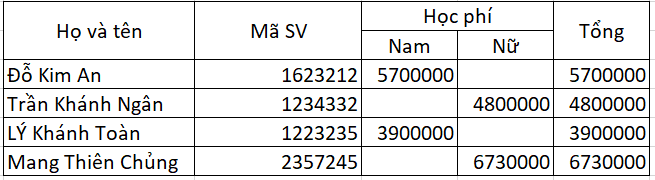
#> input picture 2.png, 655 x 180 px
$ python main.py
#> lines starting #> are read from the running program, lines starting #| are printed output that depends on the picture; after the words box and inside, x2 and y2 are one past the last pixel; in counts of white or black regions, pixels touching at a corner belong together
### helper.py
import cv2
import numpy as np

# [5 lines left out: function show_wait_destroy, not called in this run]

def get_hor(horizontal):
    cols = horizontal.shape[1]
    horizontal_size = cols // 30
    # Create structure element for extracting horizontal lines through morphology operations
    horizontalStructure = cv2.getStructuringElement(cv2.MORPH_RECT, (horizontal_size, 1))
    # Apply morphology operations
    horizontal = cv2.erode(horizontal, horizontalStructure)
    horizontal = cv2.dilate(horizontal, horizontalStructure)
    return horizontal

def get_ver(vertical):
    rows = vertical.shape[0]
    verticalsize = rows // 30
    # Create structure element for extracting vertical lines through morphology operations
    verticalStructure = cv2.getStructuringElement(cv2.MORPH_RECT, (1, verticalsize))
    # Apply morphology operations
    vertical = cv2.erode(vertical, verticalStructure)
    vertical = cv2.dilate(vertical, verticalStructure)

    return vertical

def remove_trash(horizontal, vertical):
    horizontal = horizontal.copy()
    lines = cv2.HoughLinesP(vertical, 1, np.pi/180,  50)
    for line in lines:
        x1, y1, x2, y2 = line[0]
        if abs(y1 - y2) > 20:
            cv2.line(horizontal, (x1, y1), (x2, y2), (255), 1)
    return horizontal

def remove_trash_ver(vertical):
    blank_image = np.zeros(vertical.shape, np.uint8)
    lines = cv2.HoughLinesP(vertical, 1, np.pi/180,  50)
    for line in lines:
        x1, y1, x2, y2 = line[0]
        if abs(y1 - y2) > 20:
            cv2.line(blank_image, (x1, y1), (x2, y2), (255), 1)
    return blank_image

def combine_two_image(horizontal, vertical):
    horizontal = horizontal.copy()
    lines = cv2.HoughLinesP(vertical, 1, np.pi/180,  50)
    for line in lines:
        x1, y1, x2, y2 = line[0]
        cv2.line(horizontal, (x1, y1), (x2, y2), (255), 1)
    return horizontal

def remove_text(path):
#> called with path = '2.png'
    img = cv2.imread(path)
#> img is the input picture: shape (180, 655, 3); mean B, G, R 227, 226.9, 226.9
    gray = cv2.cvtColor(img, cv2.COLOR_BGR2GRAY)
    gray = cv2.bitwise_not(gray)
    bw = cv2.adaptiveThreshold(gray, 255, cv2.ADAPTIVE_THRESH_MEAN_C, \
                            cv2.THRESH_BINARY, 15, -2)
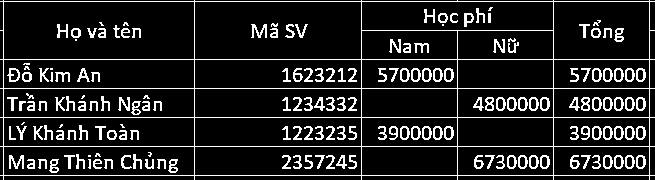
#> bw: shape (180, 655); 12.9% white in thin lines or dots

    horizontal = np.copy(bw)
    vertical = np.copy(bw)

    horizontal = get_hor(horizontal)
#> in get_hor, `horizontal = cv2.erode(horizontal, horizontalStructure)`: horizontal: shape (180, 655); 3.5% white in thin lines or dots
#> in get_hor, `horizontal = cv2.dilate(horizontal, horizontalStructure)`: horizontal: shape (180, 655); 3.5% white in thin lines or dots
    vertical = remove_trash_ver(get_ver(vertical))
#> in get_ver, `vertical = cv2.erode(vertical, verticalStructure)`: vertical: shape (180, 655); 3.1% white in thin lines or dots
#> in get_ver, `vertical = cv2.dilate(vertical, verticalStructure)`:
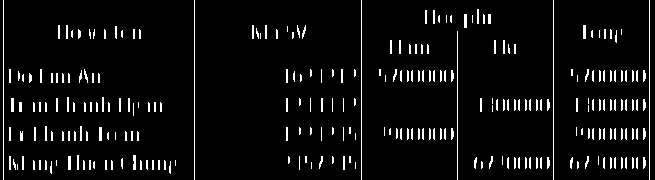
#> vertical: shape (180, 655); 5.3% white in thin lines or dots
#> in remove_trash_ver, `blank_image = np.zeros(vertical.shape, np.uint8)`: blank_image: shape (180, 655); every value is 0
#> in remove_trash_ver, `lines = cv2.HoughLinesP(vertical, 1, np.pi/180,  50)`: lines = 665 rows, first 6: [194, 179, 194, 0], [3, 179, 3, 0], [553, 179, 553, 0], [361, 179, 361, 0], [649, 179, 649, 0], [457, 179, 457, 31]
#> the loop in remove_trash_ver, `for line in lines:` made 665 passes
#> after the loop in remove_trash_ver, `for line in lines:`:
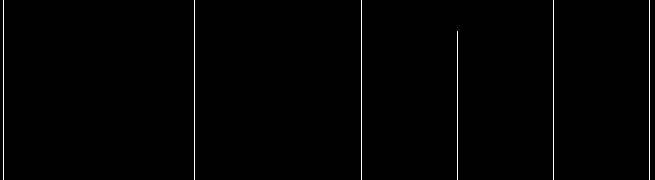
#> blank_image: shape (180, 655); 0.89% white in thin lines or dots

    result = remove_trash(horizontal, vertical)
#> in remove_trash, `lines = cv2.HoughLinesP(vertical, 1, np.pi/180,  50)`: lines = [[194, 179, 194, 0], [553, 179, 553, 0], [361, 179, 361, 0], [649, 179, 649, 0], [3, 179, 3, 0], [457, 179, 457, 31]]
#> the loop in remove_trash, `for line in lines:` made 6 passes
#> (line, x1, x2, y2) on passes 1 to 6: ([[194, 179, 194, 0]], 194, 194, 0), ([[553, 179, 553, 0]], 553, 553, 0), ([[361, 179, 361, 0]], 361, 361, 0), ([[649, 179, 649, 0]], 649, 649, 0), ([[3, 179, 3, 0]], 3, 3, 0), ([[457, 179, 457, 31]], 457, 457, 31)
#> after the loop in remove_trash, `for line in lines:`:
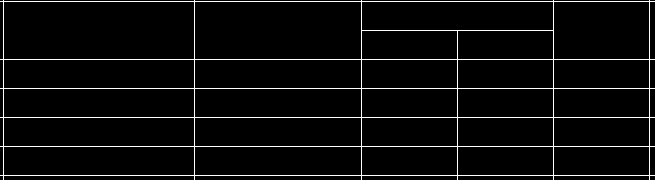
#> horizontal: shape (180, 655); 4.4% white in thin lines or dots
#> in draw_fulline, `lines = cv2.HoughLinesP(image, 1, np.pi/180,  50)`: lines = [[0, 59, 654, 59], [0, 1, 654, 1], [0, 175, 654, 175], [0, 117, 654, 117], [0, 146, 654, 146], [0, 88, 654, 88], [361, 30, 553, 30]]
#> the loop in draw_fulline, `for line in lines:` made 7 passes
#> after the loop in draw_fulline, `for line in lines:`:
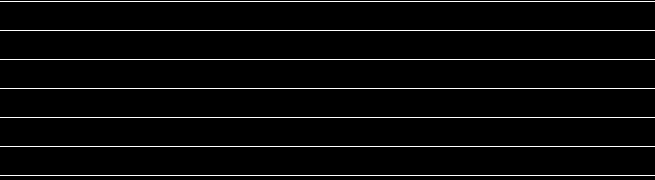
#> blank_image: shape (180, 655); 3.9% white in thin lines or dots
#> the loop in draw_fulline (call 2), `for line in lines:` made 6 passes
#> after the loop in draw_fulline (call 2), `for line in lines:`: blank_image: shape (180, 655); 0.92% white in thin lines or dots
#> in combine_two_image, `lines = cv2.HoughLinesP(vertical, 1, np.pi/180,  50)`: lines = [[3, 179, 3, 0], [553, 179, 553, 0], [457, 179, 457, 0], [361, 179, 361, 0], [649, 179, 649, 0], [194, 179, 194, 0]]
#> the loop in combine_two_image, `for line in lines:` made 6 passes
#> (line, x1, x2) on passes 1 to 6: ([[3, 179, 3, 0]], 3, 3), ([[553, 179, 553, 0]], 553, 553), ([[457, 179, 457, 0]], 457, 457), ([[361, 179, 361, 0]], 361, 361), ([[649, 179, 649, 0]], 649, 649), ([[194, 179, 194, 0]], 194, 194)
#> after the loop in combine_two_image, `for line in lines:`:
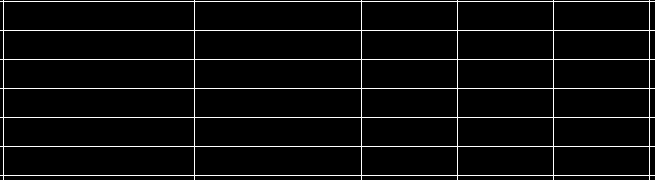
#> horizontal: shape (180, 655); 4.8% white in thin lines or dots
    return horizontal, vertical, result, img

def draw_fulline(image):
    image = image.copy()
    width, height = image.shape
    blank_image = np.zeros(image.shape, np.uint8)

    lines = cv2.HoughLinesP(image, 1, np.pi/180,  50)

    for line in lines:
        x1, y1, x2, y2 = line[0]

        if y1 == y2:
            cv2.line(blank_image,(0,y1), (height,y2), (255),1)
        elif (x1  == x2):
            cv2.line(blank_image,(x1,0), (x2,width), (255), 1)
    return blank_image

### Rectangle.py
#!/usr/bin/env python
# -*- coding: utf-8 -*-
import cv2
import os

class Rectangle(object):
    def __init__(self, origin, result, result_full, folder="./test"):
        self.origin = origin
        self.result = result
        self.result_full = result_full
        self.folder = folder
        self.try_mkdir(self.folder)
        self.height, self.width = result.shape

    def try_mkdir(self, folder):
        try:
            os.remove(filename)
        except:
            pass
        try:
            os.mkdir(folder)
        except:
            pass

    def sort_contours(self, cnts, method="left-to-right"):
        reverse = False
        i = 0

        if method == "right-to-left" or method == "bottom-to-top":
            reverse = True

        if method == "top-to-bottom" or method == "bottom-to-top":
            i = 1


        boundingBoxes = [cv2.boundingRect(c) for c in cnts]
        (cnts, boundingBoxes) = zip(*sorted(zip(cnts, boundingBoxes),
                                            key=lambda b: b[1][i], reverse=reverse))
        return (cnts, boundingBoxes)

    def get_pieces(self, image, full=True):
        contours, hierarchy = cv2.findContours(image, cv2.RETR_TREE, cv2.CHAIN_APPROX_SIMPLE)
        (contours, boundingBoxes) = self.sort_contours(contours, method="top-to-bottom")
        positions = [cv2.boundingRect(c) for c in contours ]
        positions = [(x, y, w, h) for x, y, w, h in positions if w != self.width and h != self.height ]
        pieces = []
        if not full:
            pieces = [Piece((x, y, w, h), self.origin[y:y+h, x:x+w]) for x, y, w, h in positions]
        else:
            pieces = [PieceFull((x, y, w, h), self.origin[y:y+h, x:x+w]) for x, y, w, h in positions]
        pieces = sorted(pieces, key=lambda x: (x.x))
        return pieces, positions

    def cut(self):
        pieces, position1 = self.get_pieces(self.result )
#> in get_pieces, `contours, hierarchy = cv2.findContours(image, cv2.RETR_TREE, cv2.CHAIN..`: contours = 27 contours; largest, box (x1, y1, x2, y2) and area: (0, 0, 655, 180) 112425, (3, 1, 195, 60) 11076, (194, 1, 362, 60) 9684, (553, 1, 650, 60) 5566, (361, 1, 554, 31) 5566
#> in sort_contours, `boundingBoxes = [cv2.boundingRect(c) for c in cnts]`: boundingBoxes = 27 items, first 6: (0, 0, 655, 180), (553, 146, 97, 30), (457, 146, 97, 30), (361, 146, 97, 30), (194, 146, 168, 30), (3, 146, 192, 30)
#> in sort_contours, `(cnts, boundingBoxes) = zip(*sorted(zip(cnts, boundingBoxes), key=lamb..`: cnts has the same summary as contours in get_pieces; boundingBoxes = 27 items, first 6: (0, 0, 655, 180), (553, 1, 97, 59), (361, 1, 193, 30), (194, 1, 168, 59), (3, 1, 192, 59), (457, 30, 97, 30)
#> in get_pieces, `positions = [cv2.boundingRect(c) for c in contours ]`: positions has the same summary as boundingBoxes in sort_contours
#> in get_pieces, `positions = [(x, y, w, h) for x, y, w, h in positions if w != self.wid..`: positions = 26 items, first 6: (553, 1, 97, 59), (361, 1, 193, 30), (194, 1, 168, 59), (3, 1, 192, 59), (457, 30, 97, 30), (361, 30, 97, 30)
#> in __init__ (call 8), `self.image = new_img`: self.image: shape (30, 97, 3); 91.4% white; black in thin lines or dots
#> in get_pieces, `pieces = [PieceFull((x, y, w, h), self.origin[y:y+h, x:x+w]) for x, y,..`: pieces = 26 items
#> pieces = 26 items; position1 has the same summary as positions in get_pieces
        pieces_full, position2 = self.get_pieces(self.result_full, True)
#> in get_pieces (call 2), `contours, hierarchy = cv2.findContours(image, cv2.RETR_TREE, cv2.CHAIN..`: contours = 31 contours; largest, box (x1, y1, x2, y2) and area: (0, 0, 655, 180) 112428, (3, 146, 195, 176) 5537, (3, 117, 195, 147) 5537, (3, 88, 195, 118) 5537, (3, 59, 195, 89) 5537
#> in sort_contours (call 2), `(cnts, boundingBoxes) = zip(*sorted(zip(cnts, boundingBoxes), key=lamb..`: cnts = 31 contours; largest, box (x1, y1, x2, y2) and area: (0, 0, 655, 180) 112428, (3, 1, 195, 31) 5537, (3, 30, 195, 60) 5537, (3, 59, 195, 89) 5537, (3, 88, 195, 118) 5537; boundingBoxes = 31 items, first 6: (0, 0, 655, 180), (553, 1, 97, 30), (457, 1, 97, 30), (361, 1, 97, 30), (194, 1, 168, 30), (3, 1, 192, 30)
#> in get_pieces (call 2), `(contours, boundingBoxes) = self.sort_contours(contours, method="top-t..`: contours has the same summary as cnts in sort_contours
#> in __init__ (call 36), `self.image = new_img`:
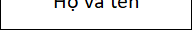
#> self.image: shape (30, 192, 3); mean of channels 0, 1, 2 234.4, 234.4, 234.4; drawn as B, G, R
#> pieces_full = 30 items; position2 = 30 items, first 6: (553, 1, 97, 30), (457, 1, 97, 30), (361, 1, 97, 30), (194, 1, 168, 30), (3, 1, 192, 30), (553, 30, 97, 30)

        init = 1
        hor, ver = init, init
        for idx in range(len(pieces_full)):
            piece = pieces_full[idx]

            if (idx + 1 == len(pieces_full)):
                piece.numhor, piece.numver = hor, ver
            else:
                next_piece = pieces_full[idx + 1]
                piece.numhor, piece.numver = hor, ver
                # piece.write_img(f"{self.folder}/{piece.numver}-{piece.numhor}.png")
                if next_piece.y < piece.y:
                    hor += 1
                    ver = init
                else:
                    ver += 1
#> this loop made 30 passes
#> (piece.numhor, piece.numver, ver) on passes 1 to 12: (1, 1, 2), (1, 2, 3), (1, 3, 4), (1, 4, 5), (1, 5, 6), (1, 6, 1), (2, 1, 2), (2, 2, 3), (2, 3, 4), (2, 4, 5), (2, 5, 6), (2, 6, 1)
#> (piece.numhor, piece.numver) on pass 30: (5, 6)
#> after the loop, hor = 5
        for piece in pieces:
            temp = [piece_full for piece_full in pieces_full if piece_full.compare_in(piece)]
            piece.append(temp)
#> this loop made 26 passes

        return pieces

        # for piece in pieces:
        #     piece.write_img(f"{self.folder}/{piece.arr[0].numver}-{piece.arr[0].numhor}.png")


class Piece(object):
    def __init__(self, position, new_img):
        self.x, self.y, self.w, self.h = position
        self.image = new_img
        self.numver, self.numhor = 0, 0

    def write_img(self, path):
        cv2.imwrite(path, self.image)

    def compare_in(self, piece):
        x1, y1, x2, y2 = piece.x, piece.y, piece.x + piece.w, piece.y  + piece.h
        if self.x >= x1 and self.x + self.w <= x2 and self.y >= y1 and self.y + self.h <= y2:
            return True
        else: return False


class PieceFull(Piece):
    def __init__(self, position, new_img):
        Piece.__init__(self, position, new_img)
        self.arr = []
    def append(self, pieces_full):
        self.arr += pieces_full

    def get_positon(self):
        return self.arr[0].numver, self.arr[0].numhor

### main.py
#!/usr/bin/env python
# -*- coding: utf-8 -*-

import cv2
import numpy as np
import helper
import math
import imutils

from Rectangle import Rectangle


"""
input_file: là đường dẫn của file cần xử lý


hàm helper.remove_text() trả về ảnh không có text
horizontal: ảnh chỉ có các đường nằm ngang
vertical: ảnh chỉ có các đường nằm dọc
result: gộp lại của 2 ảnh trên
origin: ảnh gốc

horizontal_full: ảnh cắt tất cả theo chiều ngang: ví dụ trong ảnh 2.png, Cột họ và tên bị cắt làm đôi
vertical_full: tuơng tự như trên
result_full: ảnh gộp lại của 2 ảnh trên, bị cắt thành các phần nhỏ nhất có thể

Output
hàm rectange.cut(): trả về danh sách các mảnh
gọi hàm get_positon sẽ trả về thứ tự lần lựot nằm ngang và nằm dọc của ảnh

"""

input_file = "2.png"

horizontal, vertical, result, origin = helper.remove_text(input_file)

horizontal_full  =  helper.draw_fulline(horizontal)
vertical_full  =  helper.draw_fulline(vertical)

result_full = helper.combine_two_image(horizontal_full, vertical_full)

rectange = Rectangle(origin, result, result_full)
pieces = rectange.cut()

for piece in pieces:
    ver, hor = piece.get_positon()
    piece.write_img(f"{rectange.folder}/{ver}-{hor}.png")
#> this loop made 26 passes
